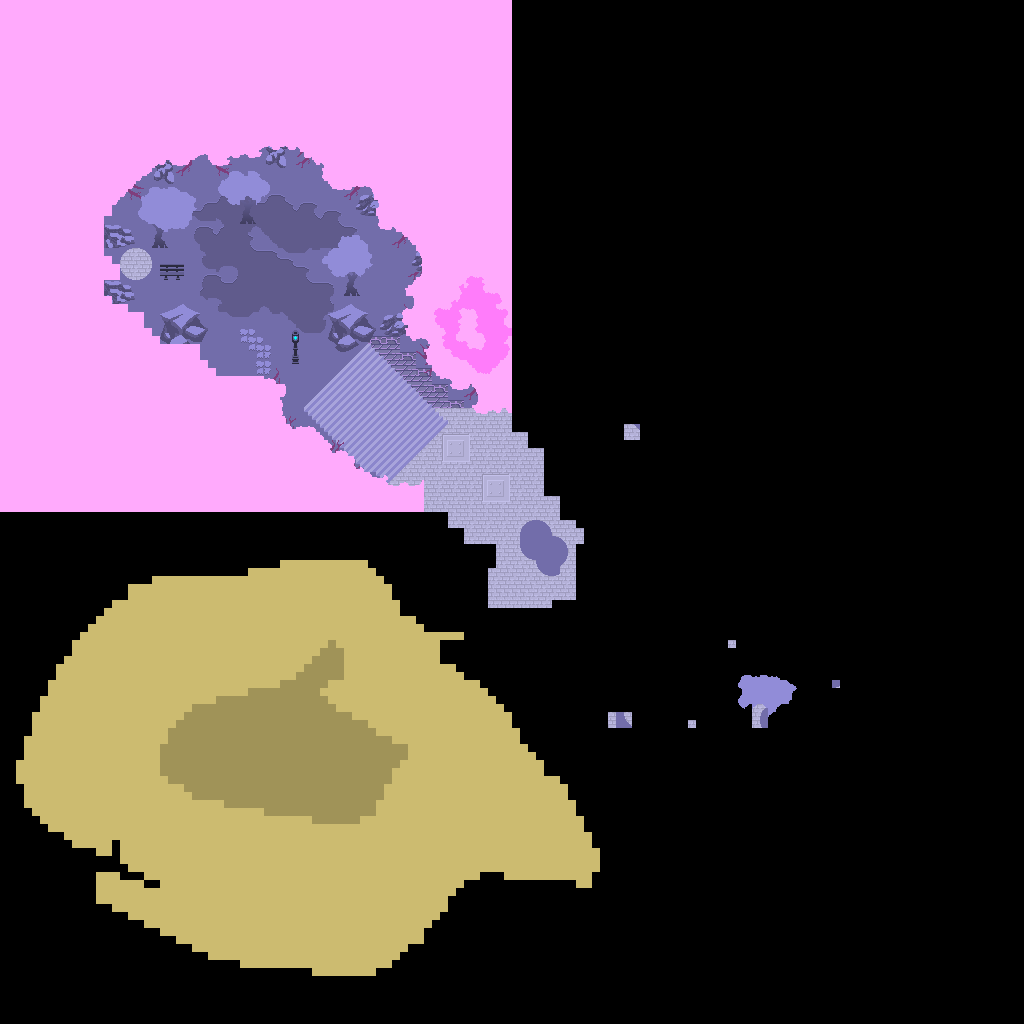

A level layout from a 2D game, rendered from its tile map. Below: a short description, then the map file with tile-grid data replaced by summaries:
An orthogonal 128x128 tile map with 8x8 px tiles, 4 tile layers (Back, Stairs, Trees, Tree tops) and 9 objects (7x Bird, Wolf, Zombie).

<map version="1.0" orientation="orthogonal" renderorder="right-down" width="128" height="128" tilewidth="8" tileheight="8" nextobjectid="12">
 <tileset firstgid="1" name="Tiles_1" tilewidth="8" tileheight="8" tilecount="4096" columns="64">
  <image source="../../../../../../Content/Tiles_1.png" width="512" height="512" />
 </tileset>
 <layer name="Back" width="128" height="128">
  <properties>
   <property name="layer" type="float" value="0.15" />
  </properties>
  <data>[16384 cells, 16160 non-empty, 148 distinct tile ids]</data>
 </layer>
 <layer name="Stairs" width="128" height="128">
  <properties>
   <property name="layer" type="float" value="0.25" />
  </properties>
  <data>[16384 cells, 192 non-empty, 24 distinct tile ids]</data>
 </layer>
 <objectgroup name="lighting" />
 <objectgroup name="objects">
  <object id="2" name="Bird" type="Bird" x="448" y="440" width="8" height="8" />
  <object id="3" name="Bird" type="Bird" x="464" y="448" width="8" height="8" />
  <object id="4" name="Bird" type="Bird" x="464" y="432" width="8" height="8" />
  <object id="5" name="Bird" type="Bird" x="453.75" y="427" width="8" height="8" />
  <object id="6" name="Bird" type="Bird" x="454.25" y="453.75" width="8" height="8" />
  <object id="7" name="Bird" type="Bird" x="442.25" y="449.75" width="8" height="8" />
  <object id="8" name="Bird" type="Bird" x="488" y="448" width="8" height="8" />
  <object id="9" name="Wolf" type="Wolf" x="240" y="328" width="8" height="8" />
  <object id="11" name="Zombie" type="Zombie" x="272" y="288" width="8" height="8" />
 </objectgroup>
 <layer name="Trees" width="128" height="128">
  <properties>
   <property name="layer" type="float" value="0.2" />
  </properties>
  <data>[16384 cells, 335 non-empty, 169 distinct tile ids]</data>
 </layer>
 <layer name="Tree tops" width="128" height="128">
  <properties>
   <property name="layer" type="float" value="1" />
  </properties>
  <data>[16384 cells, 11739 non-empty, 52 distinct tile ids]</data>
 </layer>
</map>
